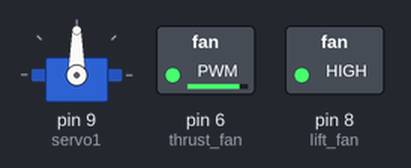
Recording of a sketch running on a simulated Arduino Uno, built with avr-gcc and run on an emulated ATmega328P. Shown: servo, switched loads named in the sketch (green lamp = pin HIGH).

Above: at 0.05 s.
At 13.45 s:
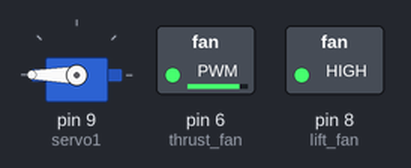
At 26.95 s:
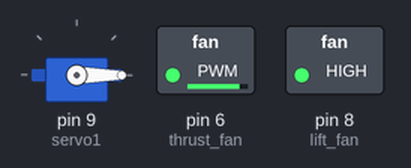
Timing chart, 0 to 35.1 s (numbered marks = the images above):
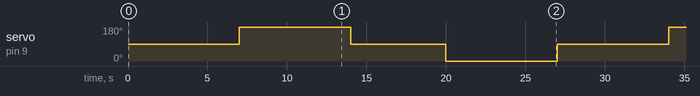

Measured:
- by itself, servo on pin 9 (servo1): repeats every 27.0 s: 90° 6.0 s, 0° 7.0 s, 90° 7.0 s, 180° 7.0 s

The sketch:

ENGR290_VF.ino
```cpp
#include <avr/io.h>
#include <Servo.h>
#include <TimerOne.h>

// global timer variables
int timer1 = 7000;
int timer2 = 6000;

// directions
int straight = 90;
int left = 0;
int right = 180;

//Library objects
Servo servo1;

//Pin assignments
int lift_fan = 8;             //Lift fan = arduino pin 8
int thrust_fan = 6;           //Thrust fan = arduino pin 6 //onoff is pin 7

void setup() {
  //Serial port initialization
  Serial.begin(9600);

  //Initial settings for the servo-motor (PD6 => PW2)
  servo1.attach(9);

  //Initial settings port for thrust fan (ON/OFF switch1) PD7
  pinMode(thrust_fan, OUTPUT);         //Initialize port as output (PD6)
  analogWrite(thrust_fan, 220);        // Run fan at 220 / 255
  //digitalWrite(thrust_fan, HIGH);    // If thrust is connected to ON/OFF 1

  //Initial setting for the lift fan (ON/OFF switch1) PB0
  pinMode(lift_fan, OUTPUT);           //Initialize port as output (PB0)
  digitalWrite(lift_fan, HIGH);        //Lift fan port is HIGH on startup. Speed is always MA
}

void loop() {
// go straight until we hit wall
    servo1.write(straight);
    delay(timer1);
// turn right
    servo1.write(right);
    delay(timer1);            // 7s
// go straight until we hit wall
    servo1.write(straight);
    delay(timer2);            // 6s
//  turn left
    servo1.write(left);
    delay(timer1);            // 7s
}
```
